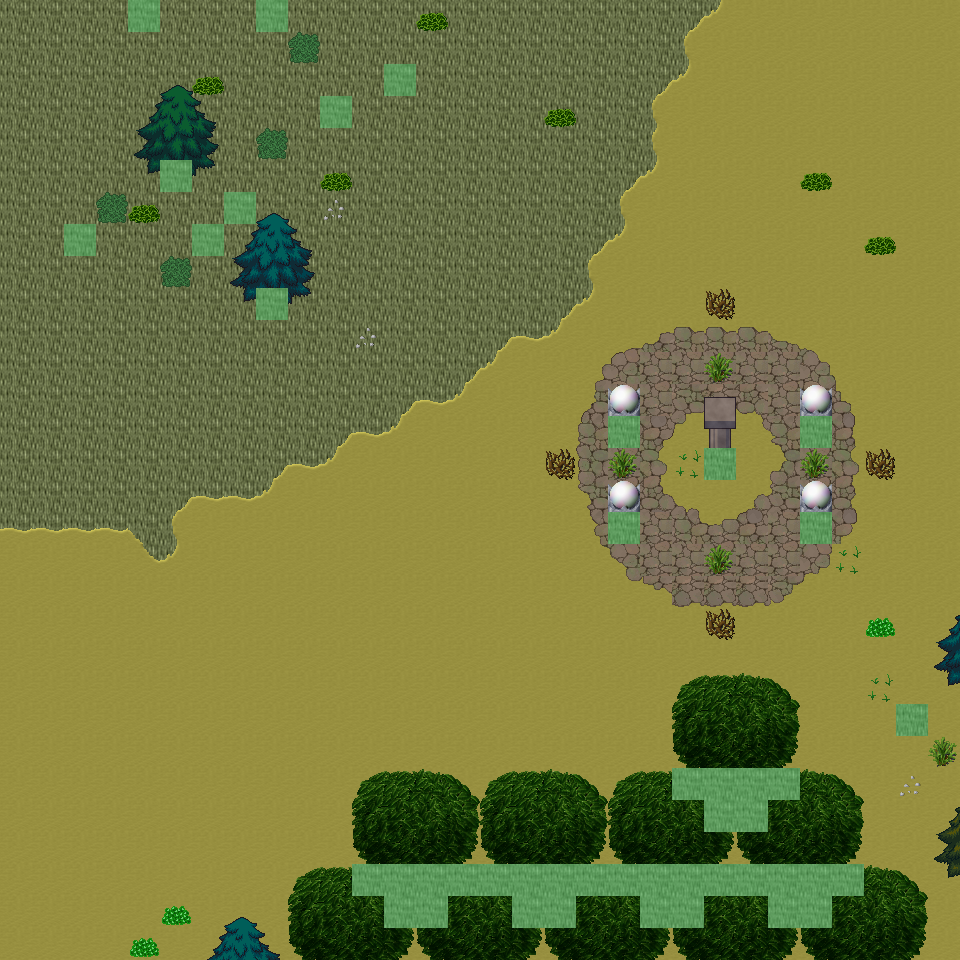

Rendered tile map (Tiled .tmx) drawn with the repository's tilesets; below, a short description and the map source with its tile grids summarised:
An orthogonal 30x30 tile map with 32x32 px tiles, 6 tile layers (Ground, Object, Object2, Above, ...), 23 tilesets and 6 objects (6x mapExit).

<map version="1.0" orientation="orthogonal" renderorder="right-down" width="30" height="30" tilewidth="32" tileheight="32" nextobjectid="7">
  <tileset firstgid="1" name="tileset_ground_ground" tilewidth="32" tileheight="32" tilecount="33" columns="3">
    <image source="../drawable/tileset_ground_ground.png" width="96" height="352" />
  </tileset>
  <tileset firstgid="34" name="tileset_ground_ridge_earth_dark" tilewidth="32" tileheight="32" tilecount="96" columns="12">
    <image source="../drawable/tileset_ground_ridge_earth_dark.png" width="384" height="256" />
  </tileset>
  <tileset firstgid="130" name="tileset_logic_collision" tilewidth="32" tileheight="32" tilecount="1" columns="1">
    <image source="../drawable/tileset_logic_collision.png" width="32" height="32" />
  </tileset>
  <tileset firstgid="131" name="tileset_logic_creature_animal" tilewidth="32" tileheight="32" tilecount="32" columns="8">
    <image source="../drawable/tileset_logic_creature_animal.png" width="256" height="128" />
  </tileset>
  <tileset firstgid="163" name="tileset_ground_earth_edges" tilewidth="32" tileheight="32" tilecount="18" columns="6">
    <image source="../drawable/tileset_ground_earth_edges.png" width="192" height="96" />
  </tileset>
  <tileset firstgid="181" name="tileset_plant_grasses" tilewidth="32" tileheight="32" tilecount="6" columns="3">
    <image source="../drawable/tileset_plant_grasses.png" width="96" height="64" />
  </tileset>
  <tileset firstgid="187" name="tileset_ground_earth_edges_yellowgreen" tilewidth="32" tileheight="32" tilecount="15" columns="5">
    <image source="../drawable/tileset_ground_earth_edges_yellowgreen.png" width="160" height="96" />
  </tileset>
  <tileset firstgid="202" name="tileset_ground_grass_corners" tilewidth="32" tileheight="32" tilecount="24" columns="6">
    <image source="../drawable/tileset_ground_grass_corners.png" width="192" height="128" />
  </tileset>
  <tileset firstgid="226" name="tileset_plant_tree_tree_darkgreen" tilewidth="32" tileheight="32" tilecount="88" columns="8">
    <image source="../drawable/tileset_plant_tree_tree_darkgreen.png" width="256" height="352" />
  </tileset>
  <tileset firstgid="314" name="tileset_plant_tree_evergreen" tilewidth="32" tileheight="32" tilecount="36" columns="3">
    <image source="../drawable/tileset_plant_tree_evergreen.png" width="96" height="384" />
  </tileset>
  <tileset firstgid="350" name="tileset_plant_bush_various_small" tilewidth="32" tileheight="32" tilecount="9" columns="3">
    <image source="../drawable/tileset_plant_bush_various_small.png" width="96" height="96" />
  </tileset>
  <tileset firstgid="359" name="tileset_plant_bush_bushes" tilewidth="32" tileheight="32" tilecount="10" columns="5">
    <image source="../drawable/tileset_plant_bush_bushes.png" width="160" height="64" />
  </tileset>
  <tileset firstgid="369" name="tileset_building_decoration_rocks" tilewidth="32" tileheight="32" tilecount="6" columns="3">
    <image source="../drawable/tileset_building_decoration_rocks.png" width="96" height="64" />
  </tileset>
  <tileset firstgid="375" name="tileset_ground_stonecircle" tilewidth="32" tileheight="32" tilecount="81" columns="9">
    <image source="../drawable/tileset_ground_stonecircle.png" width="288" height="288" />
  </tileset>
  <tileset firstgid="456" name="tileset_ground_rock_rocks" tilewidth="32" tileheight="32" tilecount="4" columns="2">
    <image source="../drawable/tileset_ground_rock_rocks.png" width="64" height="64" />
  </tileset>
  <tileset firstgid="460" name="tileset_building_decoration_orbpedestal" tilewidth="32" tileheight="32" tilecount="2" columns="1">
    <image source="../drawable/tileset_building_decoration_orbpedestal.png" width="32" height="64" />
  </tileset>
  <tileset firstgid="462" name="tileset_building_house_chalet" tilewidth="32" tileheight="32" tilecount="56" columns="7">
    <image source="../drawable/tileset_building_house_chalet.png" width="224" height="256" />
  </tileset>
  <tileset firstgid="518" name="tileset_building_tower_chalet" tilewidth="32" tileheight="32" tilecount="16" columns="2">
    <image source="../drawable/tileset_building_tower_chalet.png" width="64" height="256" />
  </tileset>
  <tileset firstgid="534" name="tileset_plant_bush_bush_pinks" tilewidth="32" tileheight="32" tilecount="4" columns="2">
    <image source="../drawable/tileset_plant_bush_bush_pinks.png" width="64" height="64" />
  </tileset>
  <tileset firstgid="538" name="tileset_ground_dry_grass" tilewidth="32" tileheight="32" tilecount="54" columns="9">
    <image source="../drawable/tileset_ground_dry_grass.png" width="288" height="192" />
  </tileset>
  <tileset firstgid="592" name="tileset_object_rock_pillars_stone" tilewidth="32" tileheight="32" tilecount="36" columns="6">
    <image source="../drawable/tileset_object_rock_pillars_stone.png" width="192" height="192" />
  </tileset>
  <tileset firstgid="628" name="tileset_building_door_brown_door" tilewidth="32" tileheight="32" tilecount="3" columns="1">
    <image source="../drawable/tileset_building_door_brown_door.png" width="32" height="96" />
  </tileset>
  <tileset firstgid="631" name="tileset_logic_creature_fowl" tilewidth="32" tileheight="32" tilecount="6" columns="6">
    <image source="../drawable/tileset_logic_creature_fowl.png" width="192" height="32" />
  </tileset>
  <layer name="Ground" width="30" height="30">
    <data>[900 cells, 900 non-empty, 2 distinct tile ids]</data>
  </layer>
  <layer name="Object" width="30" height="30">
    <data>[900 cells, 177 non-empty, 70 distinct tile ids]</data>
  </layer>
  <layer name="Object2" width="30" height="30">
    <data>[900 cells, 6 non-empty, 2 distinct tile ids]</data>
  </layer>
  <layer name="Above" width="30" height="30">
    <data>[900 cells, 124 non-empty, 33 distinct tile ids]</data>
  </layer>
  <layer name="Above2" width="30" height="30">
    <data>[900 cells, 43 non-empty, 7 distinct tile ids]</data>
  </layer>
  <layer name="Walkable" width="30" height="30">
    <data>[900 cells, 45 non-empty, 1 distinct tile ids]</data>
  </layer>
  <objectgroup name="MapEvents">
    <object id="1" name="north" type="mapExit" x="0" y="0" width="128" height="32">
      <properties>
        <property name="map" value="level_0_x173_y8" />
        <property name="x" value="0" />
        <property name="y" value="28" />
      </properties>
    </object>
    <object id="2" name="north2" type="mapExit" x="160" y="0" width="96" height="32">
      <properties>
        <property name="map" value="level_0_x173_y8" />
        <property name="x" value="5" />
        <property name="y" value="28" />
      </properties>
    </object>
    <object id="3" name="north3" type="mapExit" x="288" y="0" width="672" height="32">
      <properties>
        <property name="map" value="level_0_x173_y8" />
        <property name="x" value="9" />
        <property name="y" value="28" />
      </properties>
    </object>
    <object id="4" name="south" type="mapExit" x="0" y="928" width="960" height="32">
      <properties>
        <property name="map" value="level_0_x173_y10" />
        <property name="x" value="0" />
        <property name="y" value="1" />
      </properties>
    </object>
    <object id="5" name="west" type="mapExit" x="0" y="0" width="32" height="960">
      <properties>
        <property name="map" value="level_0_x172_y9" />
        <property name="x" value="28" />
        <property name="y" value="0" />
      </properties>
    </object>
    <object id="6" name="east" type="mapExit" x="928" y="0" width="32" height="960">
      <properties>
        <property name="map" value="level_0_x174_y9" />
        <property name="x" value="1" />
        <property name="y" value="0" />
      </properties>
    </object>
  </objectgroup>
</map>
